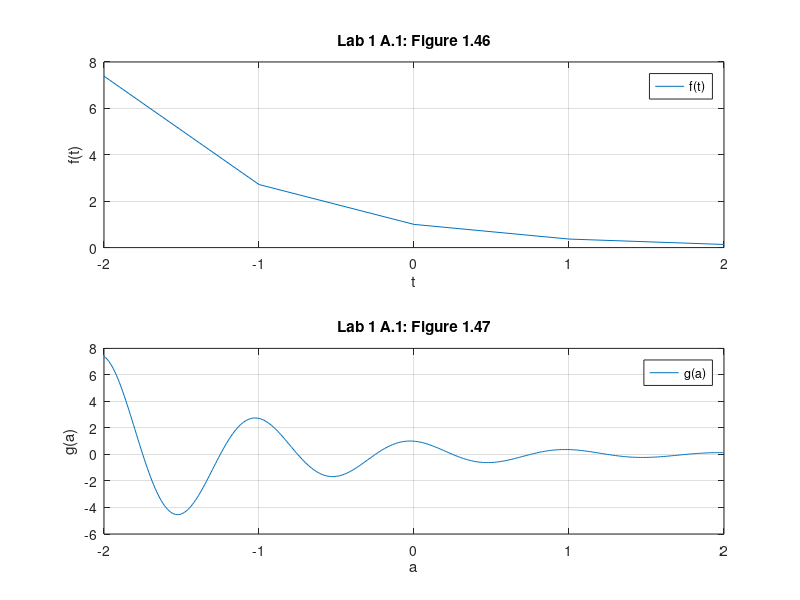

Write the MATLAB code that produced this figure.
f = @(t) exp(-t).*cos(2.*pi.*t);
t = (-2:2);
f(t);
subplot(2,1,1)
plot(t,f(t));
title('Lab 1 A.1: Figure 1.46')
xlabel('t');
ylabel('f(t)'); grid;
legend('f(t)')

g = @(a) exp(-a).*cos(2.*pi.*a);
a = (-2:0.01:2);
g(a);
subplot(2,1,2)
plot(a,g(a));
title('Lab 1 A.1: Figure 1.47')
xlabel('a');
ylabel('g(a)'); grid;
legend('g(a)')
